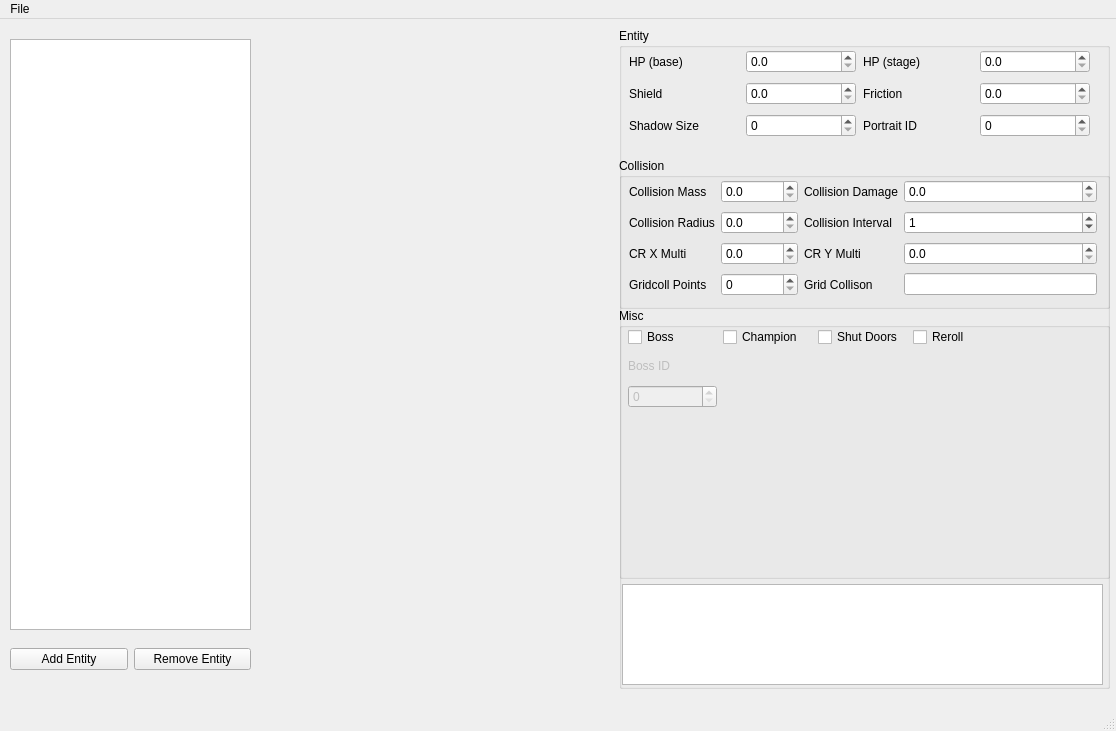
<?xml version="1.0" encoding="UTF-8"?>
<ui version="4.0">
 <class>MainWindow</class>
 <widget class="QMainWindow" name="MainWindow">
  <property name="enabled">
   <bool>true</bool>
  </property>
  <property name="geometry">
   <rect>
    <x>0</x>
    <y>0</y>
    <width>1116</width>
    <height>731</height>
   </rect>
  </property>
  <property name="windowTitle">
   <string>Monstro's Bestiary</string>
  </property>
  <property name="tabShape">
   <enum>QTabWidget::Rounded</enum>
  </property>
  <property name="dockNestingEnabled">
   <bool>false</bool>
  </property>
  <widget class="QWidget" name="centralwidget">
   <widget class="QGroupBox" name="entitesGroupBox">
    <property name="enabled">
     <bool>true</bool>
    </property>
    <property name="geometry">
     <rect>
      <x>619</x>
      <y>9</y>
      <width>491</width>
      <height>661</height>
     </rect>
    </property>
    <property name="mouseTracking">
     <bool>false</bool>
    </property>
    <property name="tabletTracking">
     <bool>false</bool>
    </property>
    <property name="acceptDrops">
     <bool>false</bool>
    </property>
    <property name="title">
     <string>Entity</string>
    </property>
    <property name="flat">
     <bool>false</bool>
    </property>
    <property name="checkable">
     <bool>false</bool>
    </property>
    <widget class="QWidget" name="gridLayoutWidget">
     <property name="geometry">
      <rect>
       <x>10</x>
       <y>20</y>
       <width>461</width>
       <height>91</height>
      </rect>
     </property>
     <layout class="QGridLayout" name="entitiesGridLayout">
      <property name="sizeConstraint">
       <enum>QLayout::SetDefaultConstraint</enum>
      </property>
      <property name="topMargin">
       <number>0</number>
      </property>
      <property name="spacing">
       <number>7</number>
      </property>
      <item row="2" column="4">
       <widget class="QLabel" name="portraitLabel">
        <property name="text">
         <string>Portrait ID</string>
        </property>
       </widget>
      </item>
      <item row="2" column="5">
       <widget class="QSpinBox" name="portraitBox">
        <property name="maximum">
         <number>1000000000</number>
        </property>
       </widget>
      </item>
      <item row="0" column="2">
       <widget class="QLabel" name="hpBaseLabel">
        <property name="text">
         <string>HP (base)</string>
        </property>
       </widget>
      </item>
      <item row="0" column="3">
       <widget class="QDoubleSpinBox" name="hpBaseBox">
        <property name="decimals">
         <number>1</number>
        </property>
        <property name="maximum">
         <double>100000000000.000000000000000</double>
        </property>
       </widget>
      </item>
      <item row="0" column="4">
       <widget class="QLabel" name="hpStageLabel">
        <property name="text">
         <string>HP (stage)</string>
        </property>
       </widget>
      </item>
      <item row="0" column="5">
       <widget class="QDoubleSpinBox" name="hpStageBox">
        <property name="decimals">
         <number>1</number>
        </property>
        <property name="maximum">
         <double>100000000000.000000000000000</double>
        </property>
       </widget>
      </item>
      <item row="1" column="4">
       <widget class="QLabel" name="frictionLabel">
        <property name="text">
         <string>Friction</string>
        </property>
       </widget>
      </item>
      <item row="1" column="5">
       <widget class="QDoubleSpinBox" name="frictionBox">
        <property name="decimals">
         <number>1</number>
        </property>
        <property name="maximum">
         <double>100000000000.000000000000000</double>
        </property>
       </widget>
      </item>
      <item row="1" column="2">
       <widget class="QLabel" name="shieldLabel">
        <property name="text">
         <string>Shield</string>
        </property>
       </widget>
      </item>
      <item row="1" column="3">
       <widget class="QDoubleSpinBox" name="shieldBox">
        <property name="decimals">
         <number>1</number>
        </property>
        <property name="maximum">
         <double>100000000000.000000000000000</double>
        </property>
       </widget>
      </item>
      <item row="2" column="2">
       <widget class="QLabel" name="shadowSizeLabel">
        <property name="text">
         <string>Shadow Size</string>
        </property>
       </widget>
      </item>
      <item row="2" column="3">
       <widget class="QSpinBox" name="shadowSizeBox">
        <property name="maximum">
         <number>1000000000</number>
        </property>
       </widget>
      </item>
     </layout>
    </widget>
    <widget class="QGroupBox" name="collisionGroup">
     <property name="geometry">
      <rect>
       <x>0</x>
       <y>130</y>
       <width>491</width>
       <height>151</height>
      </rect>
     </property>
     <property name="font">
      <font>
       <weight>50</weight>
       <italic>false</italic>
       <bold>false</bold>
      </font>
     </property>
     <property name="title">
      <string>Collision</string>
     </property>
     <widget class="QWidget" name="gridLayoutWidget_3">
      <property name="geometry">
       <rect>
        <x>10</x>
        <y>20</y>
        <width>468</width>
        <height>121</height>
       </rect>
      </property>
      <layout class="QGridLayout" name="collisionGroupLayout">
       <item row="1" column="0">
        <widget class="QLabel" name="collisionRadiusLabel">
         <property name="text">
          <string>Collision Radius</string>
         </property>
        </widget>
       </item>
       <item row="1" column="1">
        <widget class="QDoubleSpinBox" name="collisionRadiusBox">
         <property name="decimals">
          <number>1</number>
         </property>
         <property name="maximum">
          <double>100000000000.000000000000000</double>
         </property>
        </widget>
       </item>
       <item row="2" column="2">
        <widget class="QLabel" name="collisionRadiusYMultyLabel">
         <property name="text">
          <string>CR Y Multi</string>
         </property>
        </widget>
       </item>
       <item row="2" column="1">
        <widget class="QDoubleSpinBox" name="collisionRadiusXMultiBox">
         <property name="decimals">
          <number>1</number>
         </property>
         <property name="maximum">
          <double>100000000000.000000000000000</double>
         </property>
        </widget>
       </item>
       <item row="2" column="3">
        <widget class="QDoubleSpinBox" name="collisionRadiusYMultiBox">
         <property name="decimals">
          <number>1</number>
         </property>
         <property name="maximum">
          <double>100000000000.000000000000000</double>
         </property>
        </widget>
       </item>
       <item row="3" column="2">
        <widget class="QLabel" name="gridCollisionLabel">
         <property name="text">
          <string>Grid Collison</string>
         </property>
        </widget>
       </item>
       <item row="3" column="3">
        <widget class="QLineEdit" name="gridCollisionInput"/>
       </item>
       <item row="0" column="3">
        <widget class="QDoubleSpinBox" name="collisionDamageBox">
         <property name="wrapping">
          <bool>false</bool>
         </property>
         <property name="readOnly">
          <bool>false</bool>
         </property>
         <property name="suffix">
          <string/>
         </property>
         <property name="decimals">
          <number>1</number>
         </property>
         <property name="maximum">
          <double>100000000000.000000000000000</double>
         </property>
        </widget>
       </item>
       <item row="0" column="1">
        <widget class="QDoubleSpinBox" name="collisionMassBox">
         <property name="decimals">
          <number>1</number>
         </property>
         <property name="maximum">
          <double>100000000000.000000000000000</double>
         </property>
        </widget>
       </item>
       <item row="0" column="2">
        <widget class="QLabel" name="collisionDamageLabel">
         <property name="text">
          <string>Collision Damage</string>
         </property>
        </widget>
       </item>
       <item row="0" column="0">
        <widget class="QLabel" name="collisionMassLabel">
         <property name="text">
          <string>Collision Mass</string>
         </property>
        </widget>
       </item>
       <item row="2" column="0">
        <widget class="QLabel" name="collisionRadiusXMultyLabel">
         <property name="text">
          <string>CR X Multi</string>
         </property>
        </widget>
       </item>
       <item row="1" column="2">
        <widget class="QLabel" name="collisionIntervalLabel">
         <property name="text">
          <string>Collision Interval</string>
         </property>
        </widget>
       </item>
       <item row="3" column="0">
        <widget class="QLabel" name="gridCollLabel">
         <property name="text">
          <string>Gridcoll Points</string>
         </property>
        </widget>
       </item>
       <item row="1" column="3">
        <widget class="QSpinBox" name="collisionIntervalBox">
         <property name="maximum">
          <number>1000000000</number>
         </property>
         <property name="value">
          <number>1</number>
         </property>
        </widget>
       </item>
       <item row="3" column="1">
        <widget class="QSpinBox" name="gridCollPointsBox">
         <property name="maximum">
          <number>1000000000</number>
         </property>
        </widget>
       </item>
      </layout>
     </widget>
    </widget>
    <widget class="QGroupBox" name="miscGroup">
     <property name="geometry">
      <rect>
       <x>0</x>
       <y>280</y>
       <width>491</width>
       <height>271</height>
      </rect>
     </property>
     <property name="title">
      <string>Misc</string>
     </property>
     <widget class="QWidget" name="gridLayoutWidget_4">
      <property name="geometry">
       <rect>
        <x>9</x>
        <y>19</y>
        <width>374</width>
        <height>81</height>
       </rect>
      </property>
      <layout class="QGridLayout" name="miscGroupLayout">
       <item row="2" column="0">
        <widget class="QLabel" name="bossIDLabel">
         <property name="enabled">
          <bool>false</bool>
         </property>
         <property name="text">
          <string>Boss ID</string>
         </property>
        </widget>
       </item>
       <item row="0" column="0">
        <widget class="QCheckBox" name="bossCheckBox">
         <property name="text">
          <string>Boss</string>
         </property>
        </widget>
       </item>
       <item row="3" column="0">
        <widget class="QSpinBox" name="bossIDBox">
         <property name="enabled">
          <bool>false</bool>
         </property>
         <property name="maximum">
          <number>1000000000</number>
         </property>
        </widget>
       </item>
       <item row="0" column="2">
        <widget class="QCheckBox" name="shutDoorsCheckBox">
         <property name="text">
          <string>Shut Doors</string>
         </property>
        </widget>
       </item>
       <item row="0" column="1">
        <widget class="QCheckBox" name="championCheckBox">
         <property name="text">
          <string>Champion</string>
         </property>
        </widget>
       </item>
       <item row="0" column="3">
        <widget class="QCheckBox" name="rerollCheckBox">
         <property name="text">
          <string>Reroll</string>
         </property>
        </widget>
       </item>
      </layout>
     </widget>
    </widget>
    <widget class="QPlainTextEdit" name="xmlText">
     <property name="geometry">
      <rect>
       <x>3</x>
       <y>556</y>
       <width>481</width>
       <height>101</height>
      </rect>
     </property>
    </widget>
   </widget>
   <widget class="QWidget" name="entitiesListBox" native="true">
    <property name="geometry">
     <rect>
      <x>10</x>
      <y>20</y>
      <width>251</width>
      <height>651</height>
     </rect>
    </property>
    <widget class="QListWidget" name="entitiesList">
     <property name="geometry">
      <rect>
       <x>0</x>
       <y>0</y>
       <width>241</width>
       <height>591</height>
      </rect>
     </property>
     <property name="selectionMode">
      <enum>QAbstractItemView::SingleSelection</enum>
     </property>
     <property name="resizeMode">
      <enum>QListView::Fixed</enum>
     </property>
    </widget>
    <widget class="QWidget" name="gridLayoutWidget_2">
     <property name="geometry">
      <rect>
       <x>0</x>
       <y>600</y>
       <width>241</width>
       <height>41</height>
      </rect>
     </property>
     <layout class="QGridLayout" name="gridLayout">
      <item row="0" column="0">
       <widget class="QPushButton" name="addEntityButton">
        <property name="text">
         <string>Add Entity</string>
        </property>
       </widget>
      </item>
      <item row="0" column="1">
       <widget class="QPushButton" name="removeEntityButton">
        <property name="text">
         <string>Remove Entity</string>
        </property>
       </widget>
      </item>
     </layout>
    </widget>
   </widget>
  </widget>
  <widget class="QMenuBar" name="menubar">
   <property name="geometry">
    <rect>
     <x>0</x>
     <y>0</y>
     <width>1116</width>
     <height>26</height>
    </rect>
   </property>
   <property name="defaultUp">
    <bool>false</bool>
   </property>
   <property name="nativeMenuBar">
    <bool>true</bool>
   </property>
   <widget class="QMenu" name="menuFile">
    <property name="enabled">
     <bool>true</bool>
    </property>
    <property name="acceptDrops">
     <bool>true</bool>
    </property>
    <property name="tearOffEnabled">
     <bool>false</bool>
    </property>
    <property name="title">
     <string>File</string>
    </property>
    <addaction name="actionNew"/>
    <addaction name="actionOpen"/>
    <addaction name="actionSave"/>
    <addaction name="actionSave_As"/>
   </widget>
   <addaction name="menuFile"/>
  </widget>
  <widget class="QStatusBar" name="statusbar"/>
  <action name="actionNew">
   <property name="enabled">
    <bool>true</bool>
   </property>
   <property name="text">
    <string>New</string>
   </property>
   <property name="shortcut">
    <string>Ctrl+N</string>
   </property>
   <property name="iconVisibleInMenu">
    <bool>true</bool>
   </property>
  </action>
  <action name="actionOpen">
   <property name="text">
    <string>Open</string>
   </property>
   <property name="shortcut">
    <string>Ctrl+O</string>
   </property>
  </action>
  <action name="actionSave">
   <property name="text">
    <string>Save</string>
   </property>
   <property name="shortcut">
    <string>Ctrl+S</string>
   </property>
  </action>
  <action name="actionSave_As">
   <property name="text">
    <string>Save As</string>
   </property>
   <property name="shortcut">
    <string>Ctrl+Shift+S</string>
   </property>
  </action>
 </widget>
 <resources/>
 <connections/>
</ui>
